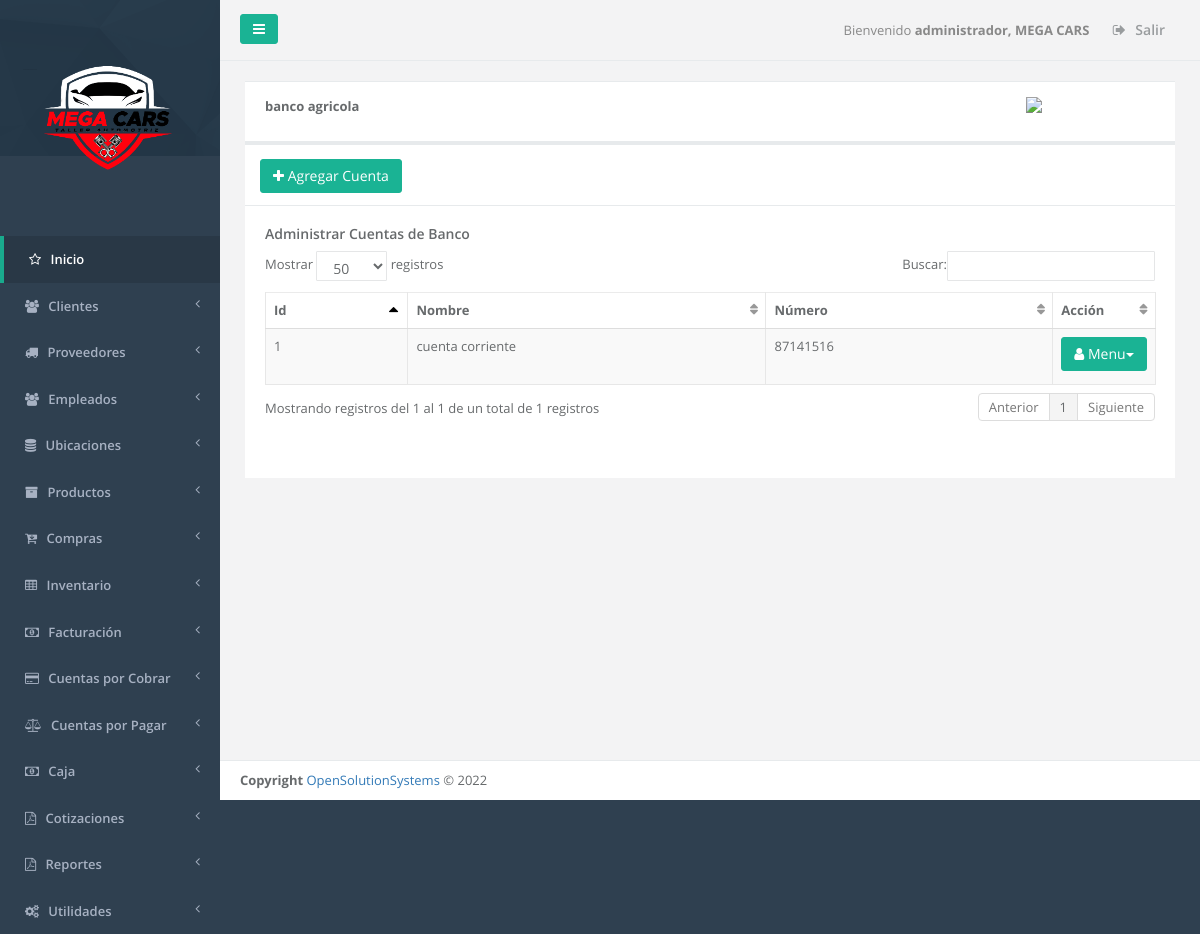
The app's page /cuenta_banco.php?id_banco=1 (signed in) with its own data.
### tables this page shows
CREATE TABLE `sucursal` (
  `id_server` int(11) NOT NULL,
  `unique_id` text NOT NULL,
  `id_sucursal` int(11) NOT NULL,
  `descripcion` text NOT NULL,
  `direccion` varchar(255) NOT NULL,
  `telefono1` varchar(20) NOT NULL,
  `telefono2` varchar(20) NOT NULL,
  `casa_matriz` tinyint(1) NOT NULL,
  `iva` float NOT NULL,
  `monto_retencion1` float NOT NULL,
  `monto_retencion10` float NOT NULL,
  `monto_percepcion` float NOT NULL,
  `n_sucursal` int(11) NOT NULL,
  `vigencia_factura` int(11) NOT NULL,
  `vigencia_pedido` int(11) NOT NULL,
  `giro` varchar(100) NOT NULL,
  `nrc` varchar(100) NOT NULL,
  `nit` varchar(100) NOT NULL,
  `razon_social` varchar(150) NOT NULL,
  `logo` varchar(150) NOT NULL,
  `serie_cof` varchar(100) NOT NULL,
  `desde_cof` int(11) NOT NULL,
  `hasta_cof` int(11) NOT NULL,
  `serie_ccf` varchar(100) NOT NULL,
  `desde_ccf` int(11) NOT NULL,
  `hasta_ccf` int(11) NOT NULL,
  `ultima_act` date NOT NULL
);

CREATE TABLE `menu` (
  `id_server` int(11) NOT NULL,
  `unique_id` text NOT NULL,
  `id_menu` int(11) NOT NULL,
  `nombre` varchar(250) DEFAULT NULL,
  `prioridad` int(11) DEFAULT NULL,
  `icono` varchar(250) NOT NULL,
  `visible` tinyint(1) NOT NULL
);

CREATE TABLE `banco` (
  `id_server` int(11) NOT NULL,
  `unique_id` text NOT NULL,
  `id_sucursal` int(11) NOT NULL,
  `id_banco` int(1) NOT NULL,
  `nombre` varchar(100) DEFAULT NULL,
  `logo` varchar(250) DEFAULT NULL
);

CREATE TABLE `cuenta_banco` (
  `id_server` int(11) NOT NULL,
  `unique_id` text NOT NULL,
  `id_sucursal` int(11) NOT NULL,
  `id_cuenta` int(11) NOT NULL,
  `numero_cuenta` varchar(50) NOT NULL,
  `nombre_cuenta` varchar(100) NOT NULL,
  `id_banco` int(11) NOT NULL,
  `observaciones` varchar(150) NOT NULL
);

### _conexion.php (called while the page is built, shortened)
<?php
$username = "root";
$password = "1234";
$hostname = "localhost";
$dbname = "megacar";
$conexion = mysqli_connect("$hostname","$username","$password","$dbname");
function _query($sql_string){
  global $conexion;
  mysqli_set_charset($conexion,"utf8");
  $query=mysqli_query($conexion,$sql_string);
  return $query;
}
function _fetch_array($sql_string){
  $fetched = mysqli_fetch_array($sql_string,MYSQLI_ASSOC);
  return $fetched;
}
function _num_rows($sql_string){
  $rows = mysqli_num_rows($sql_string);
  return $rows;
}
function get_name_script($url){
  if ( strpos($url, '/') !== FALSE ){
    $nombre_archivo_tmp = explode('/', $url);
  }
  $nombre_archivo= array_pop($nombre_archivo_tmp );
  return  $nombre_archivo;
}
function permission_usr($id_user,$filename){
  $sql1="SELECT menu.id_menu, menu.nombre as nombremenu, menu.prioridad,
  modulo.id_modulo,  modulo.nombre as nombremodulo, modulo.descripcion, modulo.filename,
  usuario_modulo.id_usuario,usuario.admin as admin
  FROM menu, modulo, usuario_modulo, usuario
  WHERE usuario.id_usuario='$id_user'
  AND menu.id_menu=modulo.id_menu
  AND usuario.id_usuario=usuario_modulo.id_usuario
  AND usuario_modulo.id_modulo=modulo.id_modulo
  AND modulo.filename='$filename'
  ";
  $result1=_query($sql1);
  $count1=_num_rows($result1);
  if($count1 >0){
    $row1=_fetch_array($result1);
    $admin=$row1['admin'];
    $nombremodulo=$row1['nombremodulo'];
    $filename=$row1['filename'];
    $name_link=$filename;
  }
  else{
    $name_link='NOT';
  }
  return $name_link;
}
?>

### cuenta_banco.php (the view, shortened to what this page needs)
<?php
$title =  'Administrar Cuentas de Banco';
$_PAGE = array ();
$_PAGE ['links'] = null;
$_PAGE ['links'] .= '<link href="css/bootstrap.min.css" rel="stylesheet">';
$_PAGE ['links'] .= '<link href="font-awesome/css/font-awesome.css" rel="stylesheet">';
$_PAGE ['links'] .= '<link href="css/plugins/iCheck/custom.css" rel="stylesheet">';
$_PAGE ['links'] .= '<link href="css/plugins/chosen/chosen.css" rel="stylesheet">';
$_PAGE ['links'] .= '<link href="css/plugins/toastr/toastr.min.css" rel="stylesheet">';
$_PAGE ['links'] .= '<link href="css/plugins/jQueryUI/jquery-ui-1.10.4.custom.min.css" rel="stylesheet">';
$_PAGE ['links'] .= '<link href="css/plugins/jqGrid/ui.jqgrid.css" rel="stylesheet">';
$_PAGE ['links'] .= '<link href="css/plugins/dataTables/dataTables.bootstrap.css" rel="stylesheet">';
$_PAGE ['links'] .= '<link href="css/plugins/dataTables/dataTables.responsive.css" rel="stylesheet">';
$_PAGE ['links'] .= '<link href="css/plugins/dataTables/dataTables.tableTools.min.css" rel="stylesheet">';
$_PAGE ['links'] .= '<link href="css/animate.css" rel="stylesheet">';
$_PAGE ['links'] .= '<link href="css/style.css" rel="stylesheet">';
include_once "header.php";
include_once "main_menu.php";
$id_banco = $_REQUEST["id_banco"];
$sql="SELECT * FROM cuenta_banco WHERE id_banco='$id_banco'";
$sql1=_query("SELECT * FROM banco WHERE id_banco='$id_banco'");
$datos = _fetch_array($sql1);
$nombre = $datos["nombre"];
$logo = $datos["logo"];
if($logo == "")
{
	$logo = "img/place.png";
}
$result=_query($sql);
$id_user=$_SESSION["id_usuario"];
$admin=$_SESSION["admin"];
$uri = $_SERVER['SCRIPT_NAME'];
$filename=get_name_script($uri);
$links=permission_usr($id_user,$filename);
?>
<div class="wrapper wrapper-content  animated fadeInRight">
	<div class="row" id="row1">
		<div class="col-lg-12">
			<div class="ibox float-e-margins">
				<div class="ibox-content">
					<div class="row">
						<div class="col-lg-6">
							<label><?php echo $nombre; ?></label>
						</div>
						<div class="col-lg-6">
							<img src="<?php echo $logo; ?>" style="width: 30%;" class='pull-right'>
						</div>
					</div>
				</div>
				<?php
				if ($links!='NOT' || $admin=='1' ){
					echo"<div class='ibox-title'>";
					$filename='agregar_cuenta_banco.php';
					$link=permission_usr($id_user,$filename);
					if ($link!='NOT' || $admin=='1' )
					echo "<a href='agregar_cuenta_banco.php?id_banco=$id_banco' data-toggle='modal' data-target='#viewModal' data-refresh='true' class='btn btn-primary' role='button'><i class='fa fa-plus icon-large'></i> Agregar Cuenta</a>";
					echo "</div>";
					?>
					<div class="ibox-content">
						<header>
							<h4><?php echo  $title; ?></h4>
						</header>
						<section>
							<table class="table table-striped table-bordered table-hover "id="editable">
								<thead>
									<tr>
										<th class="col-lg-2">Id</th>
										<th class="col-lg-5">Nombre</th>
										<th class="col-lg-4">Número</th>
										<th class="col-lg-1">Acci&oacute;n</th>
									</tr>
								</thead>
								<tbody>
									<?php
									while($row=_fetch_array($result))
									{
										$id_cuenta = $row['id_cuenta'];
										$nombre=$row['nombre_cuenta'];
										$numero=$row['numero_cuenta'];
										echo "<tr>";
										echo"<td>".$id_cuenta."</td>
										<td>".$nombre."</td>
										<td>".$numero."</td>";
										echo"<td><div class=\"btn-group\">
										<a href=\"#\" data-toggle=\"dropdown\" class=\"btn btn-primary dropdown-toggle\"><i class=\"fa fa-user icon-white\"></i> Menu<span class=\"caret\"></span></a>
										<ul class=\"dropdown-menu dropdown-primary\">";
										echo "	</ul>
										</div>
										</td>
										</tr>";
									}
									?>
								</tbody>
							</table>
						</section>
					</div>
				</div>
				</div>
			</div>
		</div>
		<?php
		include ("footer.php");
	}
	else
	{
		echo "<br><br><div class='alert alert-warning'>No tiene permiso para este modulo.</div></div></div></div></div>";
		include ("footer.php");
	}
	?>

### main_menu.php (shortened to what this page needs)
<?php
  $id_sucursal = $_SESSION['id_sucursal'];
  $sql_sucursal = "SELECT * FROM sucursal WHERE id_sucursal = '$id_sucursal'";
  $query_sucursal = _query($sql_sucursal);
  $row_sucursal = _fetch_array($query_sucursal);
  $logo = $row_sucursal['logo'];
?>
<nav class="navbar-default navbar-static-side" role="navigation">
  <div class="sidebar-collapse">
    <ul class="nav" id="side-menu">
      <li class="nav-header">
        <div class="dropdown profile-element"> <span>
          <img alt="image" class="img-responsive" src="<?php echo $logo;  ?>" width="180px" style="margin-left: -3%;">
        </span>
      </div>
    </li>
    <?php
    $id_user=$_SESSION["id_usuario"];
    $admin=$_SESSION["admin"];
    $icono='fa fa-star-o';
    $sql_menus="SELECT id_menu, nombre, prioridad,icono FROM menu order by prioridad";
    $result=_query($sql_menus);
    $main_lnk='dashboard.php';
    if($admin=='1')
    {
      echo  "<li class='active'>";
      echo "<a href='dashboard.php'><i class='".$icono."'></i> <span class='nav-label'>Inicio</span></a>";
      echo  "</li>";
    }
    else
    {
      echo  "<li class='active'>";
      echo "<a href='dashboard.php'><i class='".$icono."'></i> <span class='nav-label'>Inicio</span></a>";
      echo  "</li>";
    }
    while($row=_fetch_array($result))
    {
      $menuname=$row['nombre'];
      $id_menu=$row['id_menu'];
      $icono=$row['icono'];
      if($admin=='1')
      {
        $sql_links="SELECT distinct menu.id_menu, menu.nombre as nombremenu, menu.prioridad,
        modulo.id_modulo, modulo.nombre as nombremodulo, modulo.descripcion, modulo.filename, usuario.admin
        FROM menu, modulo, usuario
        WHERE usuario.id_usuario='$id_user'
        AND usuario.admin='1'
        AND menu.id_menu='$id_menu'
        AND menu.id_menu=modulo.id_menu
        AND modulo.mostrarmenu='1'
        AND menu.visible=1
        ";
      }
      $result_modules=_query($sql_links);
      $numrow2=_num_rows($result_modules);
      if($numrow2>0)
      {
        echo "<li><a href='".$main_lnk."'><i class='".$icono."'></i></i> <span class='nav-label'>".$menuname."</span> <span class='fa arrow'></span></a>";
        echo" </li>";
      }
    }
  ?>
</div>
</nav>
<div id="page-wrapper" class="gray-bg">
  <div class="row border-bottom">
    <nav class="navbar navbar-static-top" role="navigation" style="margin-bottom: 0">
      <div class="navbar-header">
        <a class="navbar-minimalize minimalize-styl-2 btn btn-primary"><i class="fa fa-bars"></i> </a>
      </div>
      <?php
      $id_sucursal=$_SESSION["id_sucursal"];
      $qsucursal=_query("SELECT descripcion FROM sucursal WHERE id_sucursal='$id_sucursal'");
      $row_sucursal=_fetch_array($qsucursal);
      $sucursal=$row_sucursal["descripcion"];
      ?>
      <ul class="nav navbar-top-links navbar-right">
        <li>
          <span class="m-r-sm text-muted welcome-message">Bienvenido <b><?php echo $_SESSION["nombre"].", ".$sucursal ?> </b></span>
        </li>
        <li>
          <a href="logout.php">
            <i class="fa fa-sign-out"></i> Salir
          </a>
        </li>
      </ul>
    </nav>
  </div>

### records on screen
sucursal: logo (picture), descripcion "MEGA CARS"
menu: nombre "Clientes"
menu: nombre "Proveedores"
menu: nombre "Empleados"
menu: nombre "Ubicaciones"
menu: nombre "Productos"
menu: nombre "Compras"
menu: nombre "Inventario"
menu: nombre "Facturación"
menu: nombre "Cuentas por Cobrar"
menu: nombre "Cuentas por Pagar"
menu: nombre "Caja"
menu: nombre "Cotizaciones"
menu: nombre "Reportes"
menu: nombre "Utilidades"
banco: nombre "banco agricola"
cuenta_banco: id_cuenta "1", nombre_cuenta "cuenta corriente", numero_cuenta "87141516"

### other values on screen
$_SESSION["nombre"] "administrador"
$title "Administrar Cuentas de Banco"
